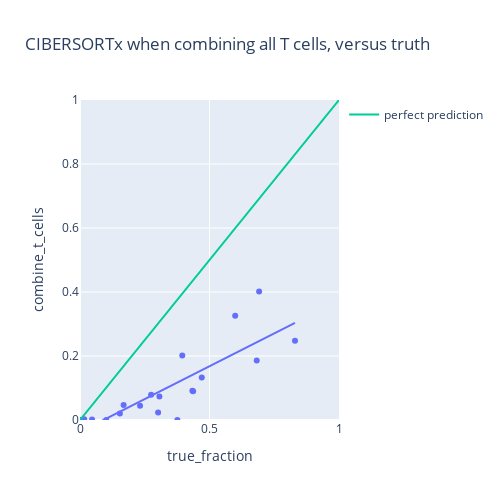

Source (notebook cell):
### Code cell
fig = px.scatter(
    df.loc["T"][["true_fraction", "combine_t_cells"]],
    x="true_fraction",
    y="combine_t_cells",
    title="CIBERSORTx when combining all T cells, versus truth",
    trendline="ols"
)
fig.add_trace(go.Scatter(x=[0, 1], y=[0, 1], mode='lines', name='perfect prediction'))
fig.update_xaxes(range=[0, 1])
fig.update_yaxes(range=[0, 1])
fig.update_layout(width=500, height=500)
fig.show()

### Figure 1 — Plotly figure (JSON) as saved in the notebook; plotly's stock layout.template omitted (floating-point values rounded to 4 significant figures)
{"data": [{"hovertemplate": "true_fraction=%{x}<br>combine_t_cells=%{y}<extra></extra>", "legendgroup": "", "marker": {"color": "#636efa", "symbol": "circle"}, "mode": "markers", "name": "", "orientation": "v", "showlegend": false, "type": "scatter", "x": [0.376, 0.3016, 0, 0.6915, 0.4339, 0.6823, 0.1013, 0.8301, 0.3066, 0.0466, 0.0162, 0.1684, 0.4367, 0.1539, 0.2319, 0.4702, 0.2745, 0.3949, 0.5992], "xaxis": "x", "y": [0, 0.02379, 0, 0.4019, 0.09116, 0.1862, 0, 0.2477, 0.07307, 0.001221, 0.002376, 0.04679, 0.0898, 0.02068, 0.04489, 0.1329, 0.07855, 0.2019, 0.3255], "yaxis": "y"}, {"hovertemplate": "<b>OLS trendline</b><br>combine_t_cells = 0.410491 * true_fraction + -0.0371741<br>R<sup>2</sup>=0.693571<br><br>true_fraction=%{x}<br>combine_t_cells=%{y} <b>(trend)</b><extra></extra>", "legendgroup": "", "marker": {"color": "#636efa", "symbol": "circle"}, "mode": "lines", "name": "", "showlegend": false, "type": "scatter", "x": [0, 0.0162, 0.0466, 0.1013, 0.1539, 0.1684, 0.2319, 0.2745, 0.3016, 0.3066, 0.376, 0.3949, 0.4339, 0.4367, 0.4702, 0.5992, 0.6823, 0.6915, 0.8301], "xaxis": "x", "y": [-0.03717, -0.03052, -0.01805, 0.004409, 0.026, 0.03195, 0.05802, 0.07551, 0.08663, 0.08868, 0.1172, 0.1249, 0.1409, 0.1421, 0.1558, 0.2088, 0.2429, 0.2467, 0.3036], "yaxis": "y"}, {"mode": "lines", "name": "perfect prediction", "type": "scatter", "x": [0, 1], "y": [0, 1]}], "layout": {"height": 500, "legend": {"tracegroupgap": 0}, "title": {"text": "CIBERSORTx when combining all T cells, versus truth"}, "width": 500, "xaxis": {"anchor": "y", "domain": [0, 1], "range": [0, 1], "title": {"text": "true_fraction"}}, "yaxis": {"anchor": "x", "domain": [0, 1], "range": [0, 1], "title": {"text": "combine_t_cells"}}}}
